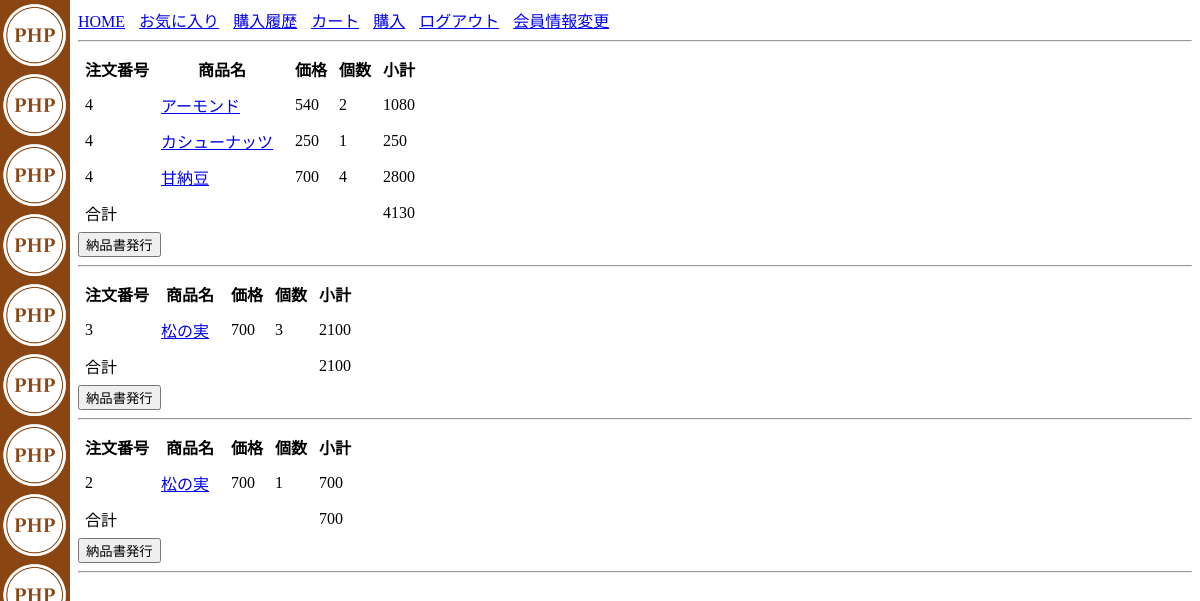
/publish/history.php (signed in), run on the app's committed database.
### tables this page shows
CREATE TABLE `purchase_detail` (
  `purchase_id` int(11) NOT NULL,
  `product_id` int(11) NOT NULL,
  `count` int(11) NOT NULL,
  PRIMARY KEY (`purchase_id`,`product_id`),
  KEY `product_id` (`product_id`),
  CONSTRAINT `purchase_detail_ibfk_1` FOREIGN KEY (`purchase_id`) REFERENCES `purchase` (`id`),
  CONSTRAINT `purchase_detail_ibfk_2` FOREIGN KEY (`product_id`) REFERENCES `product` (`id`)
);

CREATE TABLE `product` (
  `id` int(11) NOT NULL AUTO_INCREMENT,
  `name` varchar(200) NOT NULL,
  `price` int(11) NOT NULL,
  `images` blob,
  PRIMARY KEY (`id`)
);

### publish/history.php (the view, shortened to what this page needs)
<?php require '../header.php'; ?>
<?php require '../menu.php'; ?>
<?php require '../connect.php'; ?>
<?php
if (isset($_SESSION['customer'])) {
	$sql = "SELECT purchase_id ,product_id, name
	, count ,price,count * price AS shokei ,`date`
	FROM `purchase_detail` AS d
	LEFT JOIN purchase AS p ON purchase_id = p.id
	LEFT JOIN product as s ON product_id = s.id
	WHERE customer_id = ?
	ORDER BY purchase_id DESC";
	$sql_purchase = $pdo->prepare( $sql );
	$sql_purchase->execute([$_SESSION['customer']['id']]);
	$prev_purchase_id = 0;
	foreach ($sql_purchase as $row_detail) {
		if($prev_purchase_id != $row_detail['purchase_id']){
			if($prev_purchase_id !== 0){
	?>
			<tr>
				<td colspan="4">合計</td>
				<td><?= $total ?></td>
			</tr>
		</table>
		<form action="nohin.php" method="post">
			<button>納品書発行</button>
		</form>
		<hr>
<?php
	$table_close = ob_get_contents();
		echo $table_close;
	}
	$total=0;
?>
		<table>
			<tr><th>注文番号</th><th>商品名</th>
				<th>価格</th><th>個数</th><th>小計</th></tr>
<?php
		}
?>
		<tr>
			<td> <?=$row_detail['purchase_id']?> </td>
			<td>
				<a href="detail.php?id='<?=$row_detail['purchase_id']?>"> <?=$row_detail['name']?> </a>
			</td>
			<td><?=$row_detail['price']?> </td>
			<td><?=$row_detail['count']?> </td>
			<?php
			  $subtotal=$row_detail['price']*$row_detail['count'];
				$total+=$subtotal;
			?>
			<td> <?=$subtotal?> </td>
		</tr>
<?php
		$prev_purchase_id = $row_detail['purchase_id'] ;
	}
?>
			<tr>
				<td colspan="4">合計</td>
				<td><?= $total ?></td>
			</tr>
		</table>
		<form action="nohin.php" method="post">
			<button>納品書発行</button>
		</form>
		<hr>
<?php
} else {
	echo '購入履歴を表示するには、ログインしてください。';
}
?>
<?php require '../footer.php'; ?>

### style.css (style rules this page uses)
body { background-color: white; background-image: url(logo.png); background-size: 70px 70px; background-repeat: repeat-y; padding-left: 70px; }

### publish/style.css (style rules this page uses)
th, td { padding: 5px; }
a { padding-right: 10px; }

### data on the page
purchase_detail: shows "注文番号", purchase "4", product.name "アーモンド", product.price "540", count "2", subtotal "1080"
purchase_detail: purchase "4", product.name "カシューナッツ", product.price "250", count "1"
purchase_detail: purchase "4", product.name "甘納豆", product.price "700", count "4", subtotal "2800"
purchase_detail: total "4130", purchase "3", product.name "松の実", product.price "700", count "3", subtotal "2100"
purchase_detail: total "2100", purchase "2", product.name "松の実", product.price "700", count "1"

### other printed values
$total "700"
